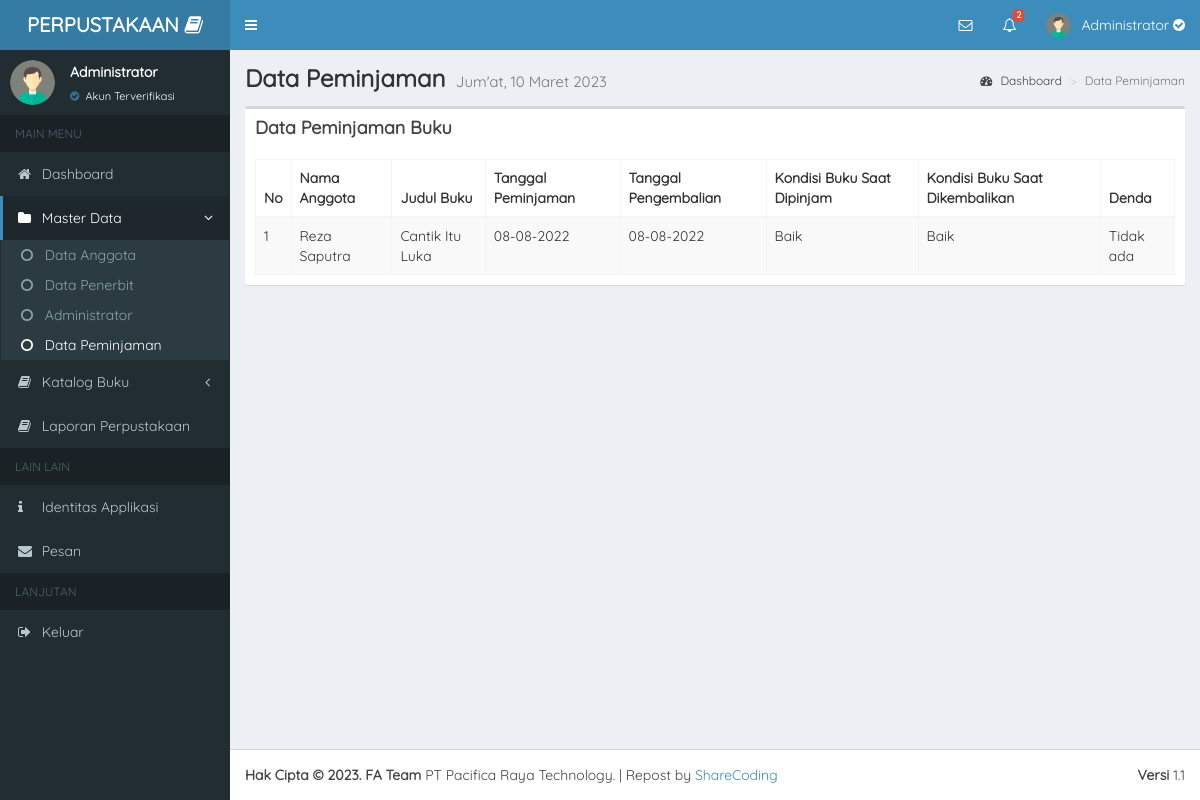
The page /app/admin/data-peminjaman (signed in) on the database its author committed.
### tables this page shows
CREATE TABLE `peminjaman` (
  `id_peminjaman` int(11) NOT NULL,
  `nama_anggota` varchar(125) NOT NULL,
  `judul_buku` varchar(125) NOT NULL,
  `tanggal_peminjaman` varchar(125) NOT NULL,
  `tanggal_pengembalian` varchar(50) NOT NULL,
  `kondisi_buku_saat_dipinjam` varchar(125) NOT NULL,
  `kondisi_buku_saat_dikembalikan` varchar(125) NOT NULL,
  `denda` varchar(125) NOT NULL
);

### app/admin/pages/views/v_peminjaman.php (the view, shortened to what this page needs)
<div class="content-wrapper">
    <section class="content-header">
        <h1 style="font-family: 'Quicksand', sans-serif; font-weight: bold;">
            Data Peminjaman
            <small>
            </small>
        </h1>
        <ol class="breadcrumb">
            <li><a href="dashboard"><i class="fa fa-dashboard"></i> Dashboard</a></li>
            <li class="active">Data Peminjaman</li>
        </ol>
    </section>
    <section class="content">
        <div class="row">
            <div class="col-xs-12">
                <div class="box">
                    <div class="box-header">
                        <h3 class="box-title" style="font-family: 'Quicksand', sans-serif; font-weight: bold;">Data Peminjaman Buku</h3>
                    </div>
                    <div class="box-body table-responsive">
                        <table id="example1" class="table table-bordered table-striped">
                            <thead>
                                <tr>
                                    <th>No</th>
                                    <th>Nama Anggota</th>
                                    <th>Judul Buku</th>
                                    <th>Tanggal Peminjaman</th>
                                    <th>Tanggal Pengembalian</th>
                                    <th>Kondisi Buku Saat Dipinjam</th>
                                    <th>Kondisi Buku Saat Dikembalikan</th>
                                    <th>Denda</th>
                                </tr>
                            </thead>
                            <?php
                            include "../../config/koneksi.php";
                            $no = 1;
                            $query = mysqli_query($koneksi, "SELECT * FROM peminjaman");
                            while ($row = mysqli_fetch_assoc($query)) {
                            ?>
                                <tbody>
                                    <tr>
                                        <td><?= $no++; ?></td>
                                        <td><?= $row['nama_anggota']; ?></td>
                                        <td><?= $row['judul_buku']; ?></td>
                                        <td><?= $row['tanggal_peminjaman']; ?></td>
                                        <td><?= $row['tanggal_pengembalian']; ?></td>
                                        <td><?= $row['kondisi_buku_saat_dipinjam']; ?></td>
                                        <td><?= $row['kondisi_buku_saat_dikembalikan']; ?></td>
                                        <td><?= $row['denda']; ?></td>
                                    </tr>
                                </tbody>
                            <?php
                            }
                            ?>
                        </table>
                    </div>
                </div>
            </div>
        </div>
    </section>
</div>

### rows shown on the page
peminjaman: nama_anggota "Reza Saputra", judul_buku "Cantik Itu Luka", tanggal_peminjaman "08-08-2022", tanggal_pengembalian "08-08-2022", kondisi_buku_saat_dipinjam "Baik", kondisi_buku_saat_dikembalikan "Baik", denda "Tidak ada"

### other values the page prints
$jumlah_notif "2"
$_SESSION['fullname'] "Administrator"
